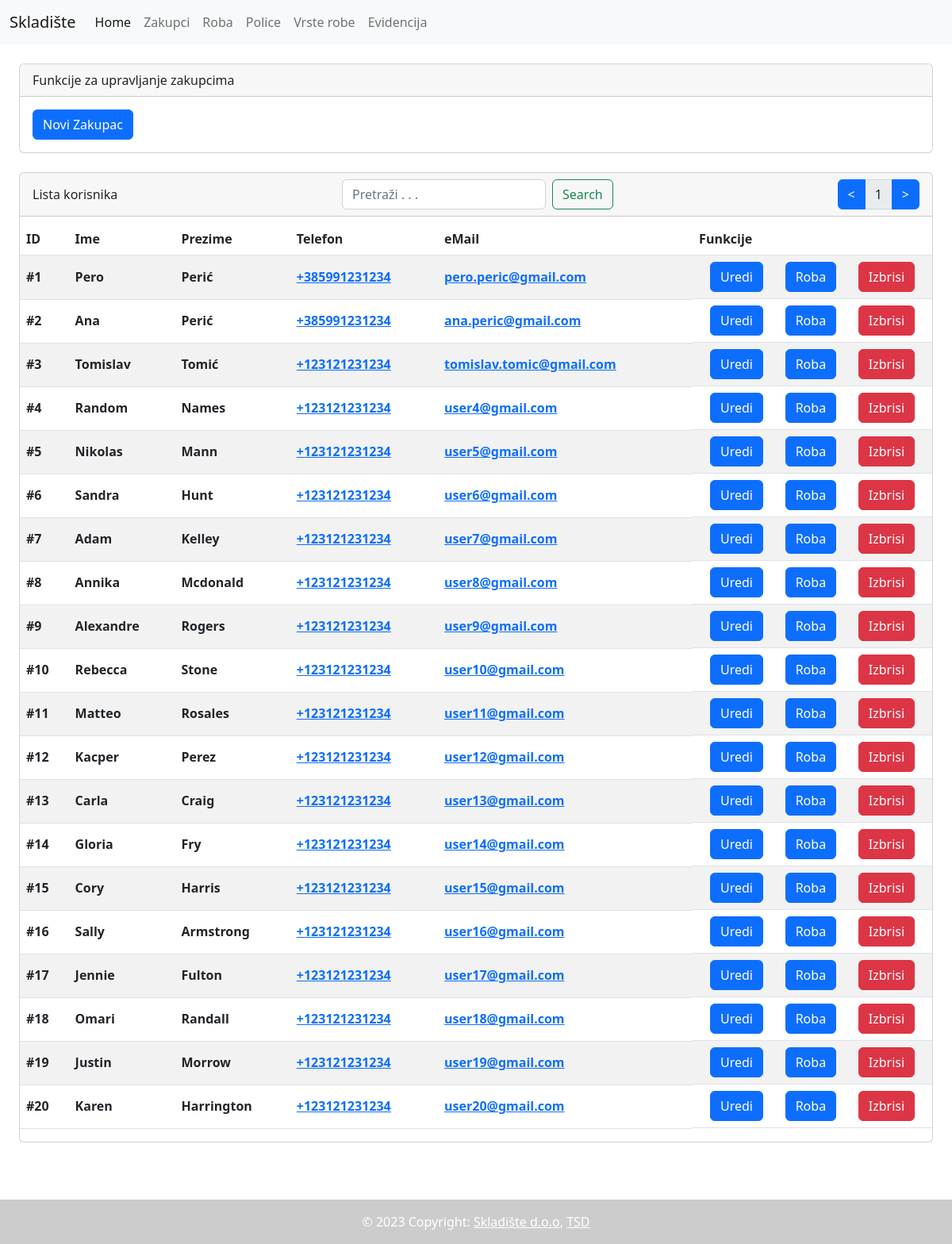
The page /zakupci.php?page=1 on the database its author committed.
### tables this page shows
CREATE TABLE `zakupac` (
  `ID` int(11) NOT NULL PRIMARY KEY AUTO_INCREMENT,
  `Ime` char(35) NOT NULL,
  `Prezime` varchar(35) NOT NULL,
  `Telefon` varchar(20) NOT NULL,
  `Mail` varchar(255) NOT NULL
);

### zakupci.php (the view, shortened to what this page needs)
<!DOCTYPE html>
<html lang="en">
<head>
    <link rel="stylesheet" href="/skladiste/bootstrap/css/bootstrap.css">
</head>
<body>
    <?php include($_SERVER['DOCUMENT_ROOT'].'/skladiste/include/header.php'); ?>
    <?php include($_SERVER['DOCUMENT_ROOT'].'/skladiste/server/config.php'); ?>
    <div class="card m-4">
        <div class="card-header">
            Funkcije za upravljanje zakupcima
        </div>
        <div class="card-body">
            <button class="btn btn-primary" onclick="window.location.assign('./novi-zakupac.php')">Novi Zakupac</button>
        </div>
    </div>
    <div class="card m-4">
        <div class="card-header" style="display: flex;flex-wrap: nowrap;flex-direction: row;align-content: center;justify-content: space-between;align-items: center;">
            <span>Lista korisnika</span>
            <span>
                <form class="d-flex" method="GET" action="./zakupci.php">
                    <input class="form-control me-2" type="search" name="q" placeholder="Pretraži . . ." aria-label="Pretraga" value="<?php print(isset($_GET['q']) ? $_GET['q'] : '') ?>">
                    <button class="btn btn-outline-success" type="submit">Search</button>
                </form>
            </span>
            <spam class="input-group" style="width: max-content;">
                <a href="./zakupci.php?page=<?php print($_GET['page'] - 1) ?><?php print(isset($_GET['q']) ? "&q=".$_GET['q'] : '') ?>" class="btn btn-primary"><</a>
                <span class="input-group-text"><?php print($_GET['page']) ?></span>
                <a href="./zakupci.php?page=<?php print($_GET['page'] + 1) ?><?php print(isset($_GET['q']) ? "&q=".$_GET['q'] : '') ?>" class="btn btn-primary">></a>
            </spam>
        </div>
        <table class="table table-striped" style="margin-top: 8px;margin-bootom: 16px;vertical-align: baseline;">
            <thead>
                <tr>
                <th scope="col">ID</th>
                <th scope="col">Ime</th>
                <th scope="col">Prezime</th>
                <th scope="col">Telefon</th>
                <th scope="col">eMail</th>
                <th scope="col">Funkcije</th>
                </tr>
            </thead>
            <tbody>
                <?php
                    if (isset($_GET["q"])) {
                        if ($_GET["page"] <= 0) {
                            header("Location: ./zakupci.php?page=1&q=".$_GET["q"]);
                        }
                        $query = $DB->query("SELECT * FROM zakupac WHERE ime LIKE '%".$_GET["q"]."%' OR prezime LIKE '%".$_GET["q"]."%' OR mail LIKE '%".$_GET["q"]."%' OR telefon LIKE '%".$_GET["q"]."%' LIMIT 20 OFFSET ".($_GET["page"]-1)*20);
                        while($row = $query->fetch_assoc()) {
                            print("<tr>");
                            print("<th scope=\"row\">#".$row["ID"]."</th>");
                            print("<th scope=\"row\">".$row["Ime"]."</th>");
                            print("<th scope=\"row\">".$row["Prezime"]."</th>");
                            print("<th scope=\"row\"><a href=\"tel:".$row["Telefon"]."\">".$row["Telefon"]."</a></th>");
                            print("<th scope=\"row\"><a href=\"mailto:".$row["Mail"]."\">".$row["Mail"]."</a></th>");
                            print("<td class=\"btn-td\"><button class=\"btn btn-primary\" onclick=\"window.location.assign('./uredi-zakupca.php?id=".$row["ID"]."')\">Uredi</button><button class=\"btn btn-primary\" onclick=\"window.location.assign('./roba-zakupca.php?id=".$row["ID"]."')\">Roba</button><button class=\"btn btn-danger\" onclick=\"window.location.assign('./izbrisi-zakupca.php?id=".$row["ID"]."')\">Izbrisi</button></td>");
                            print("</tr>");
                        }
                    }
                    else if (isset($_GET["page"])) {
                        $query = $DB->query("SELECT * FROM zakupac LIMIT 20 OFFSET ".($_GET["page"]-1)*20);
                        while($row = $query->fetch_assoc()) {
                            print("<tr>");
                            print("<th scope=\"row\">#".$row["ID"]."</th>");
                            print("<th scope=\"row\">".$row["Ime"]."</th>");
                            print("<th scope=\"row\">".$row["Prezime"]."</th>");
                            print("<th scope=\"row\"><a href=\"tel:".$row["Telefon"]."\">".$row["Telefon"]."</a></th>");
                            print("<th scope=\"row\"><a href=\"mailto:".$row["Mail"]."\">".$row["Mail"]."</a></th>");
                            print("<td class=\"btn-td\"><button class=\"btn btn-primary\" onclick=\"window.location.assign('./uredi-zakupca.php?id=".$row["ID"]."')\">Uredi</button><button class=\"btn btn-primary\" onclick=\"window.location.assign('./roba-zakupca.php?id=".$row["ID"]."')\">Roba</button><button class=\"btn btn-danger\" onclick=\"window.location.assign('./izbrisi-zakupca.php?id=".$row["ID"]."')\">Izbrisi</button></td></tr>");
                        }
                    }else{
                        header("Location: ./zakupci.php?page=1");
                        exit();
                    }
                ?>
            </tbody>
        </table>
    </div>
    <?php include($_SERVER['DOCUMENT_ROOT'].'/skladiste/include/footer.php'); ?>
</body>
</html>

### zakupci.php (style rules this page uses)
.btn-td { display: flex; flex-wrap: wrap; align-content: center; justify-content: space-around; align-items: center; }

### rows shown on the page
zakupac: ID "1", Ime "Pero", Prezime "Perić", Telefon "+385991231234", Mail "pero.peric@gmail.com"
zakupac: ID "2", Ime "Ana", Prezime "Perić", Telefon "+385991231234", Mail "ana.peric@gmail.com"
zakupac: ID "3", Ime "Tomislav", Prezime "Tomić", Telefon "+123121231234", Mail "tomislav.tomic@gmail.com"
zakupac: ID "4", Ime "Random", Prezime "Names", Telefon "+123121231234", Mail "user4@gmail.com"
zakupac: ID "5", Ime "Nikolas", Prezime "Mann", Telefon "+123121231234", Mail "user5@gmail.com"
zakupac: ID "6", Ime "Sandra", Prezime "Hunt", Telefon "+123121231234", Mail "user6@gmail.com"
zakupac: ID "7", Ime "Adam", Prezime "Kelley", Telefon "+123121231234", Mail "user7@gmail.com"
zakupac: ID "8", Ime "Annika", Prezime "Mcdonald", Telefon "+123121231234", Mail "user8@gmail.com"
zakupac: ID "9", Ime "Alexandre", Prezime "Rogers", Telefon "+123121231234", Mail "user9@gmail.com"
zakupac: ID "10", Ime "Rebecca", Prezime "Stone", Telefon "+123121231234", Mail "user10@gmail.com"
zakupac: ID "11", Ime "Matteo", Prezime "Rosales", Telefon "+123121231234", Mail "user11@gmail.com"
zakupac: ID "12", Ime "Kacper", Prezime "Perez", Telefon "+123121231234", Mail "user12@gmail.com"
zakupac: ID "13", Ime "Carla", Prezime "Craig", Telefon "+123121231234", Mail "user13@gmail.com"
zakupac: ID "14", Ime "Gloria", Prezime "Fry", Telefon "+123121231234", Mail "user14@gmail.com"
zakupac: ID "15", Ime "Cory", Prezime "Harris", Telefon "+123121231234", Mail "user15@gmail.com"
zakupac: ID "16", Ime "Sally", Prezime "Armstrong", Telefon "+123121231234", Mail "user16@gmail.com"
zakupac: ID "17", Ime "Jennie", Prezime "Fulton", Telefon "+123121231234", Mail "user17@gmail.com"
zakupac: ID "18", Ime "Omari", Prezime "Randall", Telefon "+123121231234", Mail "user18@gmail.com"
zakupac: ID "19", Ime "Justin", Prezime "Morrow", Telefon "+123121231234", Mail "user19@gmail.com"
zakupac: ID "20", Ime "Karen", Prezime "Harrington", Telefon "+123121231234", Mail "user20@gmail.com"

### other values the page prints
$_GET['page'] "1"
